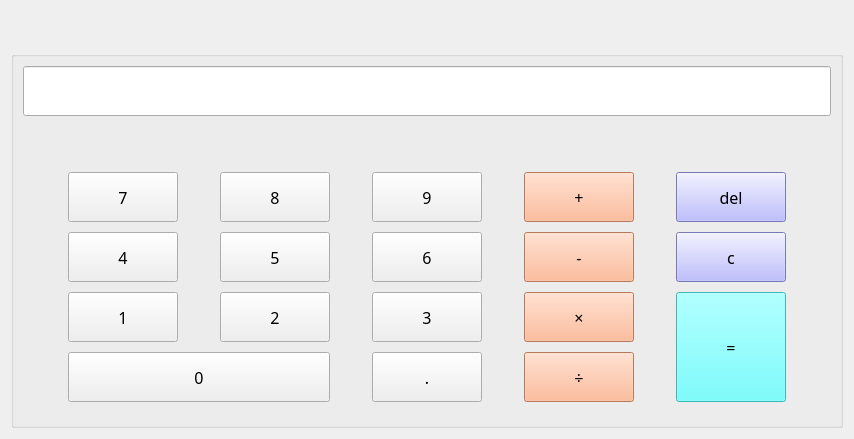
      <widget class="QWidget" name="tab">
       <attribute name="title">
        <string>简单计算</string>
       </attribute>
       <layout class="QVBoxLayout" name="verticalLayout_2" stretch="0,3">
        <item>
         <spacer name="verticalSpacer">
          <property name="orientation">
           <enum>Qt::Vertical</enum>
          </property>
          <property name="sizeHint" stdset="0">
           <size>
            <width>20</width>
            <height>40</height>
           </size>
          </property>
         </spacer>
        </item>
        <item>
         <widget class="QGroupBox" name="groupBox">
          <property name="title">
           <string/>
          </property>
          <layout class="QVBoxLayout" name="verticalLayout_13" stretch="1,1,7">
           <item>
            <widget class="QLineEdit" name="sample_lineedit">
             <property name="minimumSize">
              <size>
               <width>0</width>
               <height>50</height>
              </size>
             </property>
             <property name="font">
              <font>
               <family>微软雅黑 Light</family>
               <pointsize>11</pointsize>
              </font>
             </property>
             <property name="layoutDirection">
              <enum>Qt::LeftToRight</enum>
             </property>
             <property name="alignment">
              <set>Qt::AlignRight|Qt::AlignTrailing|Qt::AlignVCenter</set>
             </property>
            </widget>
           </item>
           <item>
            <spacer name="verticalSpacer_2">
             <property name="orientation">
              <enum>Qt::Vertical</enum>
             </property>
             <property name="sizeHint" stdset="0">
              <size>
               <width>808</width>
               <height>58</height>
              </size>
             </property>
            </spacer>
           </item>
           <item>
            <widget class="QWidget" name="widget_9" native="true">
             <layout class="QGridLayout" name="gridLayout">
              <item row="0" column="0">
               <widget class="QPushButton" name="sample_7">
                <property name="minimumSize">
                 <size>
                  <width>110</width>
                  <height>50</height>
                 </size>
                </property>
                <property name="maximumSize">
                 <size>
                  <width>110</width>
                  <height>50</height>
                 </size>
                </property>
                <property name="font">
                 <font>
                  <family>新宋体</family>
                  <pointsize>12</pointsize>
                 </font>
                </property>
                <property name="text">
                 <string>7</string>
                </property>
               </widget>
              </item>
              <item row="0" column="1">
               <widget class="QPushButton" name="sample_8">
                <property name="minimumSize">
                 <size>
                  <width>110</width>
                  <height>50</height>
                 </size>
                </property>
                <property name="maximumSize">
                 <size>
                  <width>110</width>
                  <height>50</height>
                 </size>
                </property>
                <property name="font">
                 <font>
                  <family>新宋体</family>
                  <pointsize>12</pointsize>
                 </font>
                </property>
                <property name="text">
                 <string>8</string>
                </property>
               </widget>
              </item>
              <item row="0" column="2">
               <widget class="QPushButton" name="sample_9">
                <property name="minimumSize">
                 <size>
                  <width>110</width>
                  <height>50</height>
                 </size>
                </property>
                <property name="maximumSize">
                 <size>
                  <width>110</width>
                  <height>50</height>
                 </size>
                </property>
                <property name="font">
                 <font>
                  <family>新宋体</family>
                  <pointsize>12</pointsize>
                 </font>
                </property>
                <property name="text">
                 <string>9</string>
                </property>
               </widget>
              </item>
              <item row="0" column="3">
               <widget class="QPushButton" name="sample_plus">
                <property name="minimumSize">
                 <size>
                  <width>110</width>
                  <height>50</height>
                 </size>
                </property>
                <property name="maximumSize">
                 <size>
                  <width>110</width>
                  <height>50</height>
                 </size>
                </property>
                <property name="font">
                 <font>
                  <family>新宋体</family>
                  <pointsize>12</pointsize>
                 </font>
                </property>
                <property name="styleSheet">
                 <string notr="true">background-color: rgb(255, 170, 127);</string>
                </property>
                <property name="text">
                 <string>+</string>
                </property>
               </widget>
              </item>
              <item row="0" column="4">
               <widget class="QPushButton" name="sample_del">
                <property name="minimumSize">
                 <size>
                  <width>110</width>
                  <height>50</height>
                 </size>
                </property>
                <property name="maximumSize">
                 <size>
                  <width>110</width>
                  <height>50</height>
                 </size>
                </property>
                <property name="font">
                 <font>
                  <family>新宋体</family>
                  <pointsize>12</pointsize>
                 </font>
                </property>
                <property name="styleSheet">
                 <string notr="true">background-color: rgb(170, 170, 255);</string>
                </property>
                <property name="text">
                 <string>del</string>
                </property>
               </widget>
              </item>
              <item row="1" column="0">
               <widget class="QPushButton" name="sample_4">
                <property name="minimumSize">
                 <size>
                  <width>110</width>
                  <height>50</height>
                 </size>
                </property>
                <property name="maximumSize">
                 <size>
                  <width>110</width>
                  <height>50</height>
                 </size>
                </property>
                <property name="font">
                 <font>
                  <family>新宋体</family>
                  <pointsize>12</pointsize>
                 </font>
                </property>
                <property name="text">
                 <string>4</string>
                </property>
               </widget>
              </item>
              <item row="1" column="1">
               <widget class="QPushButton" name="sample_5">
                <property name="minimumSize">
                 <size>
                  <width>110</width>
                  <height>50</height>
                 </size>
                </property>
                <property name="maximumSize">
                 <size>
                  <width>110</width>
                  <height>50</height>
                 </size>
                </property>
                <property name="font">
                 <font>
                  <family>新宋体</family>
                  <pointsize>12</pointsize>
                 </font>
                </property>
                <property name="text">
                 <string>5</string>
                </property>
               </widget>
              </item>
              <item row="1" column="2">
               <widget class="QPushButton" name="sample_6">
                <property name="minimumSize">
                 <size>
                  <width>110</width>
                  <height>50</height>
                 </size>
                </property>
                <property name="maximumSize">
                 <size>
                  <width>110</width>
                  <height>50</height>
                 </size>
                </property>
                <property name="font">
                 <font>
                  <family>新宋体</family>
                  <pointsize>12</pointsize>
                 </font>
                </property>
                <property name="text">
                 <string>6</string>
                </property>
               </widget>
              </item>
              <item row="1" column="3">
               <widget class="QPushButton" name="sample_minus">
                <property name="minimumSize">
                 <size>
                  <width>110</width>
                  <height>50</height>
                 </size>
                </property>
                <property name="maximumSize">
                 <size>
                  <width>110</width>
                  <height>50</height>
                 </size>
                </property>
                <property name="font">
                 <font>
                  <family>新宋体</family>
                  <pointsize>12</pointsize>
                 </font>
                </property>
                <property name="styleSheet">
                 <string notr="true">background-color: rgb(255, 170, 127);</string>
                </property>
                <property name="text">
                 <string>-</string>
                </property>
               </widget>
              </item>
              <item row="1" column="4">
               <widget class="QPushButton" name="sample_c">
                <property name="minimumSize">
                 <size>
                  <width>110</width>
                  <height>50</height>
                 </size>
                </property>
                <property name="maximumSize">
                 <size>
                  <width>110</width>
                  <height>50</height>
                 </size>
                </property>
                <property name="font">
                 <font>
                  <family>新宋体</family>
                  <pointsize>12</pointsize>
                 </font>
                </property>
                <property name="styleSheet">
                 <string notr="true">background-color: rgb(170, 170, 255);</string>
                </property>
                <property name="text">
                 <string>c</string>
                </property>
               </widget>
              </item>
              <item row="2" column="0">
               <widget class="QPushButton" name="sample_1">
                <property name="minimumSize">
                 <size>
                  <width>110</width>
                  <height>50</height>
                 </size>
                </property>
                <property name="maximumSize">
                 <size>
                  <width>110</width>
                  <height>50</height>
                 </size>
                </property>
                <property name="font">
                 <font>
                  <family>新宋体</family>
                  <pointsize>12</pointsize>
                 </font>
                </property>
                <property name="autoFillBackground">
                 <bool>false</bool>
                </property>
                <property name="styleSheet">
                 <string notr="true"/>
                </property>
                <property name="text">
                 <string>1</string>
                </property>
               </widget>
              </item>
              <item row="2" column="1">
               <widget class="QPushButton" name="sample_2">
                <property name="minimumSize">
                 <size>
                  <width>110</width>
                  <height>50</height>
                 </size>
                </property>
                <property name="maximumSize">
                 <size>
                  <width>110</width>
                  <height>50</height>
                 </size>
                </property>
                <property name="font">
                 <font>
                  <family>新宋体</family>
                  <pointsize>12</pointsize>
                 </font>
                </property>
                <property name="text">
                 <string>2</string>
                </property>
               </widget>
              </item>
              <item row="2" column="2">
               <widget class="QPushButton" name="sample_3">
                <property name="minimumSize">
                 <size>
                  <width>110</width>
                  <height>50</height>
                 </size>
                </property>
                <property name="maximumSize">
                 <size>
                  <width>110</width>
                  <height>50</height>
                 </size>
                </property>
                <property name="font">
                 <font>
                  <family>新宋体</family>
                  <pointsize>12</pointsize>
                 </font>
                </property>
                <property name="text">
                 <string>3</string>
                </property>
               </widget>
              </item>
              <item row="2" column="3">
               <widget class="QPushButton" name="sample_cheng">
                <property name="minimumSize">
                 <size>
                  <width>110</width>
                  <height>50</height>
                 </size>
                </property>
                <property name="maximumSize">
                 <size>
                  <width>110</width>
                  <height>50</height>
                 </size>
                </property>
                <property name="font">
                 <font>
                  <family>新宋体</family>
                  <pointsize>12</pointsize>
                 </font>
                </property>
                <property name="styleSheet">
                 <string notr="true">background-color: rgb(255, 170, 127);</string>
                </property>
                <property name="text">
                 <string>×</string>
                </property>
               </widget>
              </item>
              <item row="3" column="2">
               <widget class="QPushButton" name="sample_point">
                <property name="minimumSize">
                 <size>
                  <width>110</width>
                  <height>50</height>
                 </size>
                </property>
                <property name="maximumSize">
                 <size>
                  <width>110</width>
                  <height>50</height>
                 </size>
                </property>
                <property name="font">
                 <font>
                  <family>新宋体</family>
                  <pointsize>12</pointsize>
                 </font>
                </property>
                <property name="text">
                 <string>.</string>
                </property>
               </widget>
              </item>
              <item row="3" column="3">
               <widget class="QPushButton" name="sample_chu">
                <property name="minimumSize">
                 <size>
                  <width>110</width>
                  <height>50</height>
                 </size>
                </property>
                <property name="maximumSize">
                 <size>
                  <width>110</width>
                  <height>50</height>
                 </size>
                </property>
                <property name="font">
                 <font>
                  <family>新宋体</family>
                  <pointsize>12</pointsize>
                 </font>
                </property>
                <property name="styleSheet">
                 <string notr="true">background-color: rgb(255, 170, 127);</string>
                </property>
                <property name="text">
                 <string>÷</string>
                </property>
               </widget>
              </item>
              <item row="2" column="4" rowspan="2">
               <widget class="QPushButton" name="sample_deng">
                <property name="minimumSize">
                 <size>
                  <width>110</width>
                  <height>50</height>
                 </size>
                </property>
                <property name="maximumSize">
                 <size>
                  <width>110</width>
                  <height>1000</height>
                 </size>
                </property>
                <property name="font">
                 <font>
                  <family>新宋体</family>
                  <pointsize>12</pointsize>
                 </font>
                </property>
                <property name="styleSheet">
                 <string notr="true">background-color: rgb(85, 255, 255);</string>
                </property>
                <property name="text">
                 <string>=</string>
                </property>
               </widget>
              </item>
              <item row="3" column="0" colspan="2">
               <widget class="QPushButton" name="sample_0">
                <property name="minimumSize">
                 <size>
                  <width>110</width>
                  <height>50</height>
                 </size>
                </property>
                <property name="maximumSize">
                 <size>
                  <width>1000</width>
                  <height>50</height>
                 </size>
                </property>
                <property name="font">
                 <font>
                  <family>新宋体</family>
                  <pointsize>12</pointsize>
                 </font>
                </property>
                <property name="text">
                 <string>0</string>
                </property>
               </widget>
              </item>
             </layout>
            </widget>
           </item>
          </layout>
         </widget>
        </item>
       </layout>
      </widget>
